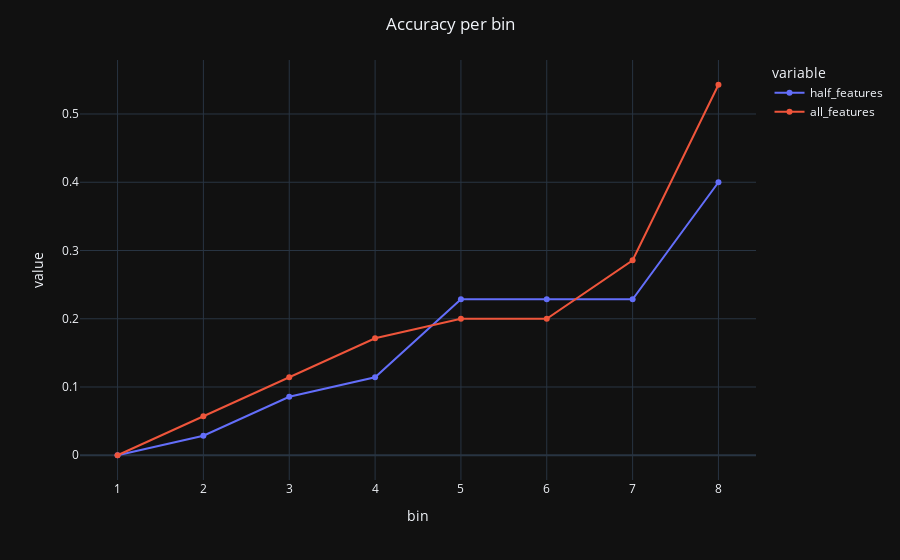

Write notebook code for a chart like this one.
### Markdown cell above
### Plotting by bin

### Code cell
bin_nums = "1 2 3 4 5 6 7 8".split()

dev_bin_avg_docs = []




# manually recorded
HALF_FEATS_ACCS = [0.0, 0.02857142857142857, 0.08571428571428572, 0.11428571428571428, 0.22857142857142856, 0.22857142857142856, 0.22857142857142856, 0.4]
ALL_FEATS_ACCS = [0.0, 0.05714285714285714, 0.11428571428571428, 0.17142857142857143, 0.2, 0.2, 0.2857142857142857, 0.5428571428571428]


 

df = pd.DataFrame.from_dict({"half_features": HALF_FEATS_ACCS,
                             "all_features" : ALL_FEATS_ACCS,
                             "bin":bin_nums})


fig = px.line(df, x="bin", y=df.columns[0:2], template="plotly_dark", markers=True,)
fig.update_layout(title_text="Accuracy per bin", title_x=0.5)

### Figure 1 — Plotly figure (JSON) as saved in the notebook; plotly's stock layout.template omitted (floating-point values rounded to 4 significant figures)
{"data": [{"hovertemplate": "variable=half_features<br>bin=%{x}<br>value=%{y}<extra></extra>", "legendgroup": "half_features", "line": {"color": "#636efa", "dash": "solid"}, "marker": {"symbol": "circle"}, "mode": "lines+markers", "name": "half_features", "orientation": "v", "showlegend": true, "type": "scatter", "x": ["1", "2", "3", "4", "5", "6", "7", "8"], "xaxis": "x", "y": [0, 0.02857, 0.08571, 0.1143, 0.2286, 0.2286, 0.2286, 0.4], "yaxis": "y"}, {"hovertemplate": "variable=all_features<br>bin=%{x}<br>value=%{y}<extra></extra>", "legendgroup": "all_features", "line": {"color": "#EF553B", "dash": "solid"}, "marker": {"symbol": "circle"}, "mode": "lines+markers", "name": "all_features", "orientation": "v", "showlegend": true, "type": "scatter", "x": ["1", "2", "3", "4", "5", "6", "7", "8"], "xaxis": "x", "y": [0, 0.05714, 0.1143, 0.1714, 0.2, 0.2, 0.2857, 0.5429], "yaxis": "y"}], "layout": {"legend": {"title": {"text": "variable"}, "tracegroupgap": 0}, "margin": {"t": 60}, "title": {"text": "Accuracy per bin", "x": 0.5}, "xaxis": {"anchor": "y", "domain": [0, 1], "title": {"text": "bin"}}, "yaxis": {"anchor": "x", "domain": [0, 1], "title": {"text": "value"}}}}
